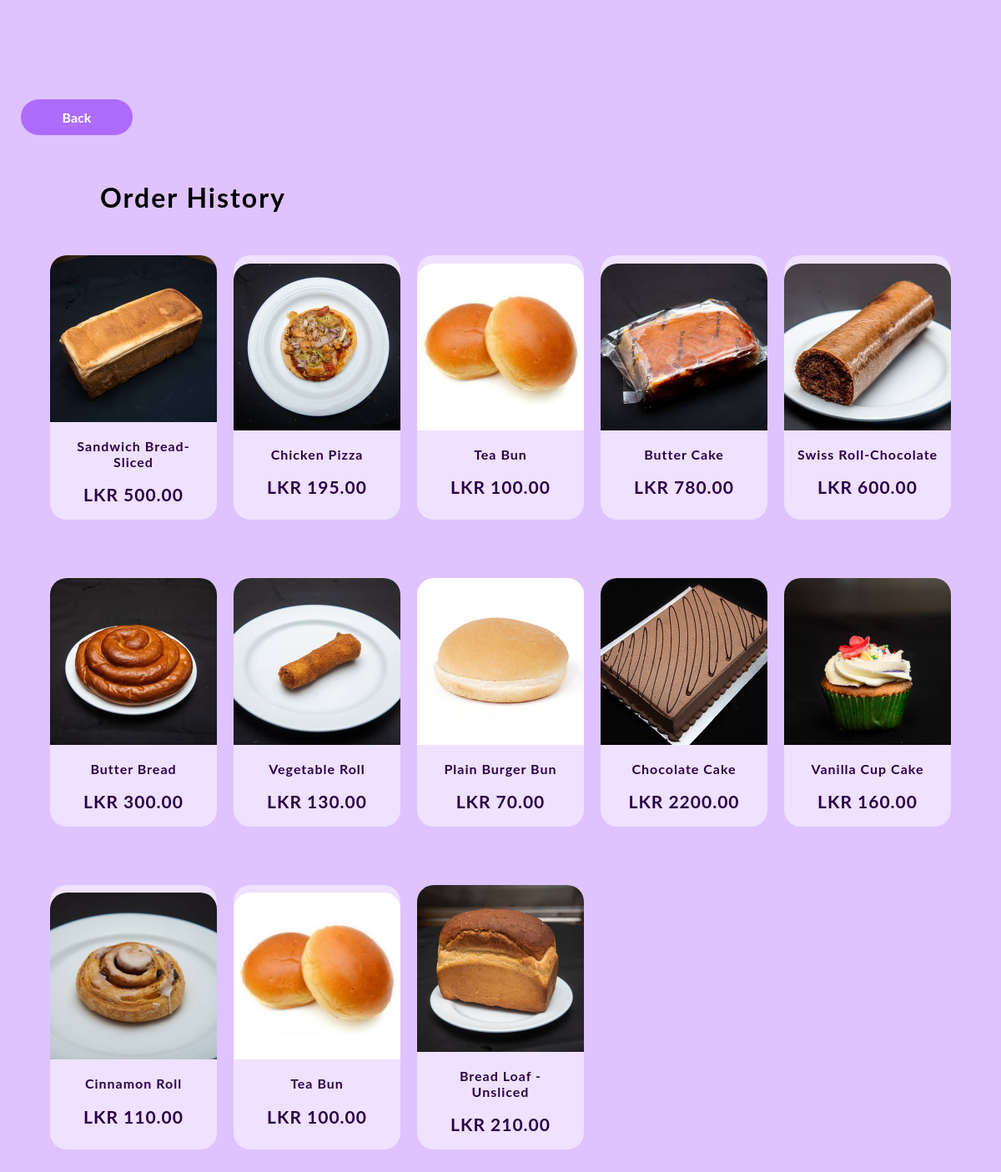
The app's page /Order History - BaratieBakery.php?HistoryID=13 (signed in) with its own data.
### tables this page shows
CREATE TABLE IF NOT EXISTS `tblproduct` (
  `ProdCategory` int(11) NOT NULL,
  `ProductID` int(11) NOT NULL,
  `ProductName` varchar(100) NOT NULL,
  `Price` decimal(10,2) NOT NULL,
  `OrderID` int(11) NOT NULL,
  `ProdImg` varchar(2000) NOT NULL,
  `ProdDesc` varchar(2000) NOT NULL,
  `Availability` int(5) NOT NULL,
  PRIMARY KEY (`ProductID`)
);

### Order History - BaratieBakery.php (the view, shortened to what this page needs)
<!DOCTYPE html>
<html>
<head>
    <link rel="stylesheet" href="CSS/Order History - BaratieBakery.css">
</head>
<body>
	<br><br><br><br><br><br>
	&nbsp;&nbsp;&nbsp;&nbsp;&nbsp;&nbsp;<a id="Order" href="Account - BaratieBakery.php"><b>Back</b></a>
	<div id="ProductTable">
		<h1> Order History </h1>
		<?php
		$HID = $_GET["HistoryID"];
	$con = mysqli_connect("sdb-60.hosting.stackcp.net","BaratieBakery","BaratieBakery33","BaratieBakeryDB-3530323533e4");
        echo '<div id="OuterConentRow">';
		$sqlHistoryCount = "SELECT * FROM `tblcounts` WHERE `HistoryRefer`='HistoryR'";
		$resultHistoryCount =mysqli_query($con,$sqlHistoryCount);
		$rowHistoryCount = mysqli_fetch_assoc($resultHistoryCount);
		$HistoryC = $rowHistoryCount["HistoryCount"];
			if($HID!=0){
			for($L=1; $L<=$HistoryC; $L++)
			{
			$sql1 = "SELECT * FROM `tblhistory` WHERE `HistoryID` = ".$L;
			$result1 =mysqli_query($con,$sql1);
			$row1 = mysqli_fetch_assoc($result1);
			$PID2 = $row1["ProductID"];
			$sql2 = "SELECT * FROM `tblproduct` WHERE `ProductID`=".$PID2;
			$result2 =mysqli_query($con,$sql2);
			$row2 = mysqli_fetch_assoc($result2);
			echo '<div id="box">';
				echo '<a href="ProductPage - BaratieBakery.php?ProductID='.$row2["ProductID"].'">';
					echo '<img src="'.$row2["ProdImg"].'">';
					echo '<div id="ProductDetails">';
						echo '<h3>'.$row2["ProductName"].'</h3>';
						echo '<h2>LKR '.$row2["Price"].'</h2>';
					echo '</div>';
				echo '</a>';
			echo '</div>';
			}
		echo '</div>';
			}
		?>
	</div>
<br><br><br><br><br><br><br><br>
</body>
</html>

### CSS/Order History - BaratieBakery.css (style rules this page uses)
body { margin: 0; font-family: 'Lato', sans-serif; background-color: #DEC3FF }
h1 { width: 80%; margin: auto; padding: 50px 0 50px; letter-spacing: 2px; font-weight: 700; text-transform: capitalize; }
#OuterConentRow { display: grid; grid-gap: 70px 20px; grid-template-columns: repeat(5, 1fr); width: 90%; margin: auto; padding-bottom: 40px; }
#OuterConentRow img { width: 100%; border-top-left-radius: 20px; border-top-right-radius: 20px; }
#box { width: 100%; height: 100%; background-color: #EFE1FF; align-content:center; border-radius: 20px; transition: box-shadow .2s; }
#ProductDetails { padding: 0 15px; text-transform: capitalize; transition: padding .5s; }
#box a { text-decoration: none; color: rgb(29, 29, 29); }
h3 { font-size: 16px; }
h2 { color: #2B0047; }
#box a { font-size: 14px; color: #2B0047; letter-spacing: 1px; text-align:center; align-content: center; }
#Order { width:auto; background-color: #AE6CFF; border: none; color: white; padding: 12px 50px 12px 50px; text-align: center; text-decoration: none; display: inline-block; font-size: 16px; margin: 5px 0px; border-radius: 25px; transition: box-shadow .2s; cursor: pointer; }

### records on screen
tblproduct: ProdImg (picture), ProductName "Sandwich Bread-Sliced", Price "500.00"
tblproduct: ProdImg (picture), ProductName "Chicken Pizza", Price "195.00"
tblproduct: ProdImg (picture), ProductName "Tea Bun", Price "100.00"
tblproduct: ProdImg (picture), ProductName "Butter Cake", Price "780.00"
tblproduct: ProdImg (picture), ProductName "Swiss Roll-Chocolate", Price "600.00"
tblproduct: ProdImg (picture), ProductName "Butter Bread", Price "300.00"
tblproduct: ProdImg (picture), ProductName "Vegetable Roll", Price "130.00"
tblproduct: ProdImg (picture), ProductName "Plain Burger Bun", Price "70.00"
tblproduct: ProdImg (picture), ProductName "Chocolate Cake", Price "2200.00"
tblproduct: ProdImg (picture), ProductName "Vanilla Cup Cake", Price "160.00"
tblproduct: ProdImg (picture), ProductName "Cinnamon Roll", Price "110.00"
tblproduct: ProdImg (picture), ProductName "Bread Loaf - Unsliced", Price "210.00"
